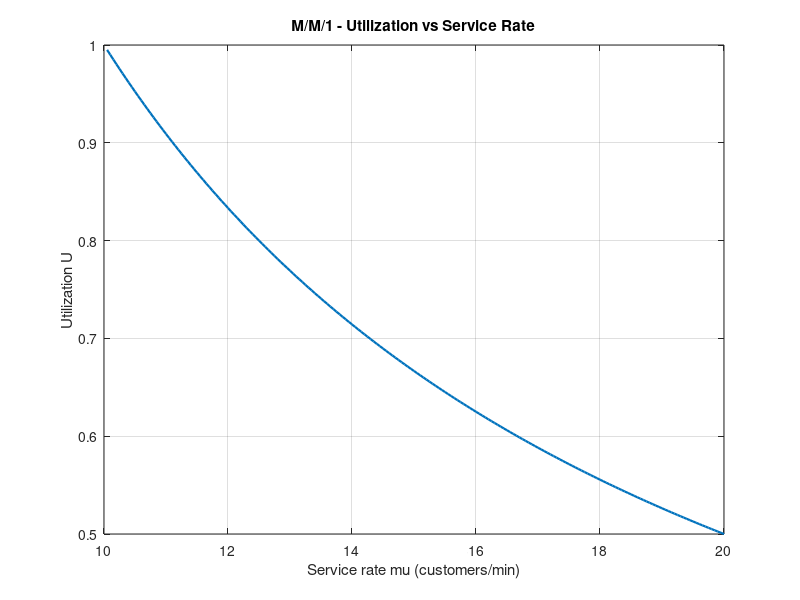
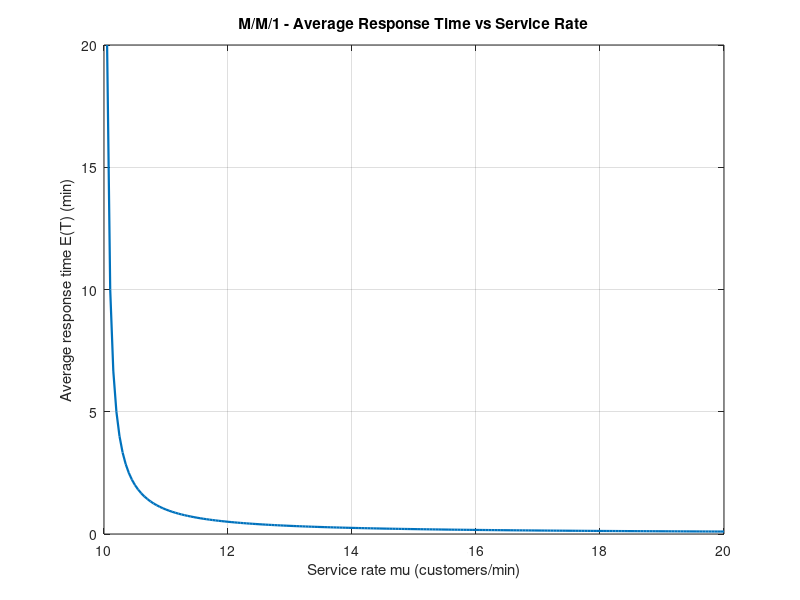
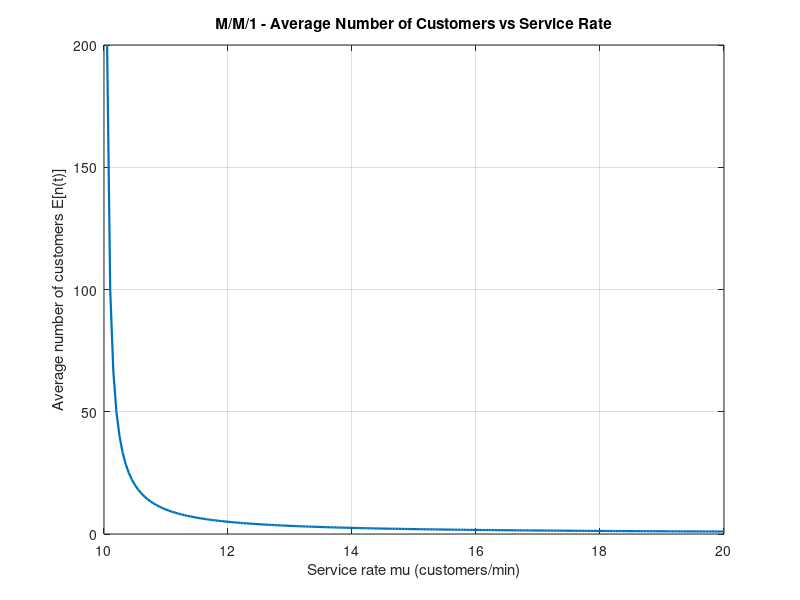
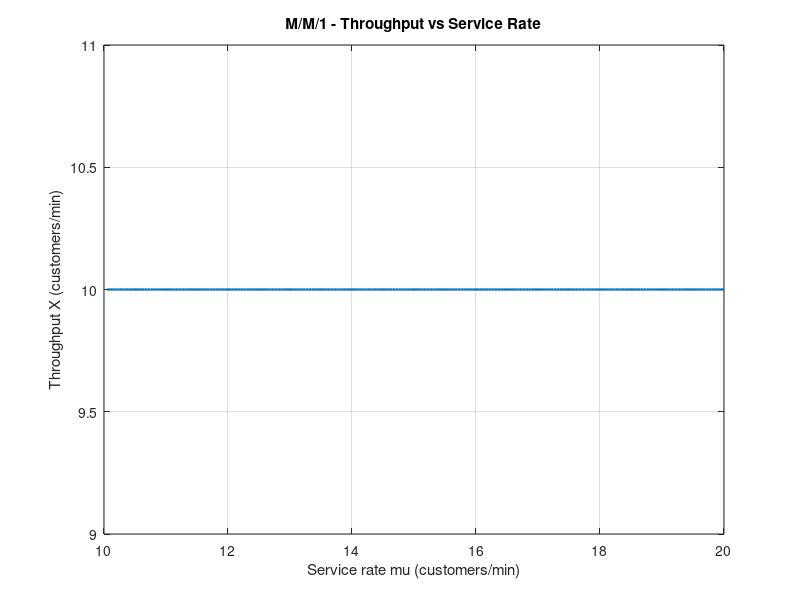

The MATLAB script that drew these images, in order:
clc;
clear all;
close all;
format long g;

pkg load queueing;

% Part 2: M/M/1 analysis with Octave
% Arrival rate: lambda = 10 customers/min
% Service rate: mu in (10, 20] customers/min

lambda = 10;                     % customers/min
mu_min = lambda + 0.05;          % avoid the singular point mu = lambda
mu_max = 20;
mu_step = 0.05;
mu_values = mu_min : mu_step : mu_max;

n_points = numel(mu_values);

U  = zeros(1, n_points);   % utilization
R  = zeros(1, n_points);   % average response time E(T)
Qm = zeros(1, n_points);   % average number of customers in the system
X  = zeros(1, n_points);   % throughput
p0 = zeros(1, n_points);   % probability system is empty

for i = 1 : n_points
  mu = mu_values(i);
  [U(i), R(i), Qm(i), X(i), p0(i)] = qsmm1(lambda, mu);
endfor

fprintf("Accepted service rates for ergodicity:\n");
fprintf("mu > lambda = %.2f customers/min, with mu <= %.2f customers/min\n\n", lambda, mu_max);
fprintf("So the acceptable range is: %.2f < mu <= %.2f customers/min\n\n", lambda, mu_max);

% Figure 1: Utilization vs service rate
figure(1);
plot(mu_values, U, "linewidth", 1.6);
grid on;
xlabel("Service rate mu (customers/min)");
ylabel("Utilization U");
title("M/M/1 - Utilization vs Service Rate");

% Figure 2: Average response time vs service rate
figure(2);
plot(mu_values, R, "linewidth", 1.6);
grid on;
xlabel("Service rate mu (customers/min)");
ylabel("Average response time E(T) (min)");
title("M/M/1 - Average Response Time vs Service Rate");

% Figure 3: Average number of customers vs service rate
figure(3);
plot(mu_values, Qm, "linewidth", 1.6);
grid on;
xlabel("Service rate mu (customers/min)");
ylabel("Average number of customers E[n(t)]");
title("M/M/1 - Average Number of Customers vs Service Rate");

% Figure 4: Throughput vs service rate
figure(4);
plot(mu_values, X, "linewidth", 1.6);
grid on;
xlabel("Service rate mu (customers/min)");
ylabel("Throughput X (customers/min)");
title("M/M/1 - Throughput vs Service Rate");

% Optional terminal outputs for quick inspection
[~, idx_min_delay] = min(R);

fprintf("Minimum delay in the scanned range occurs at:\n");
fprintf("mu = %.2f customers/min\n", mu_values(idx_min_delay));
fprintf("E(T) = %.6f min\n", R(idx_min_delay));
fprintf("Throughput there is X = %.6f customers/min\n", X(idx_min_delay));
